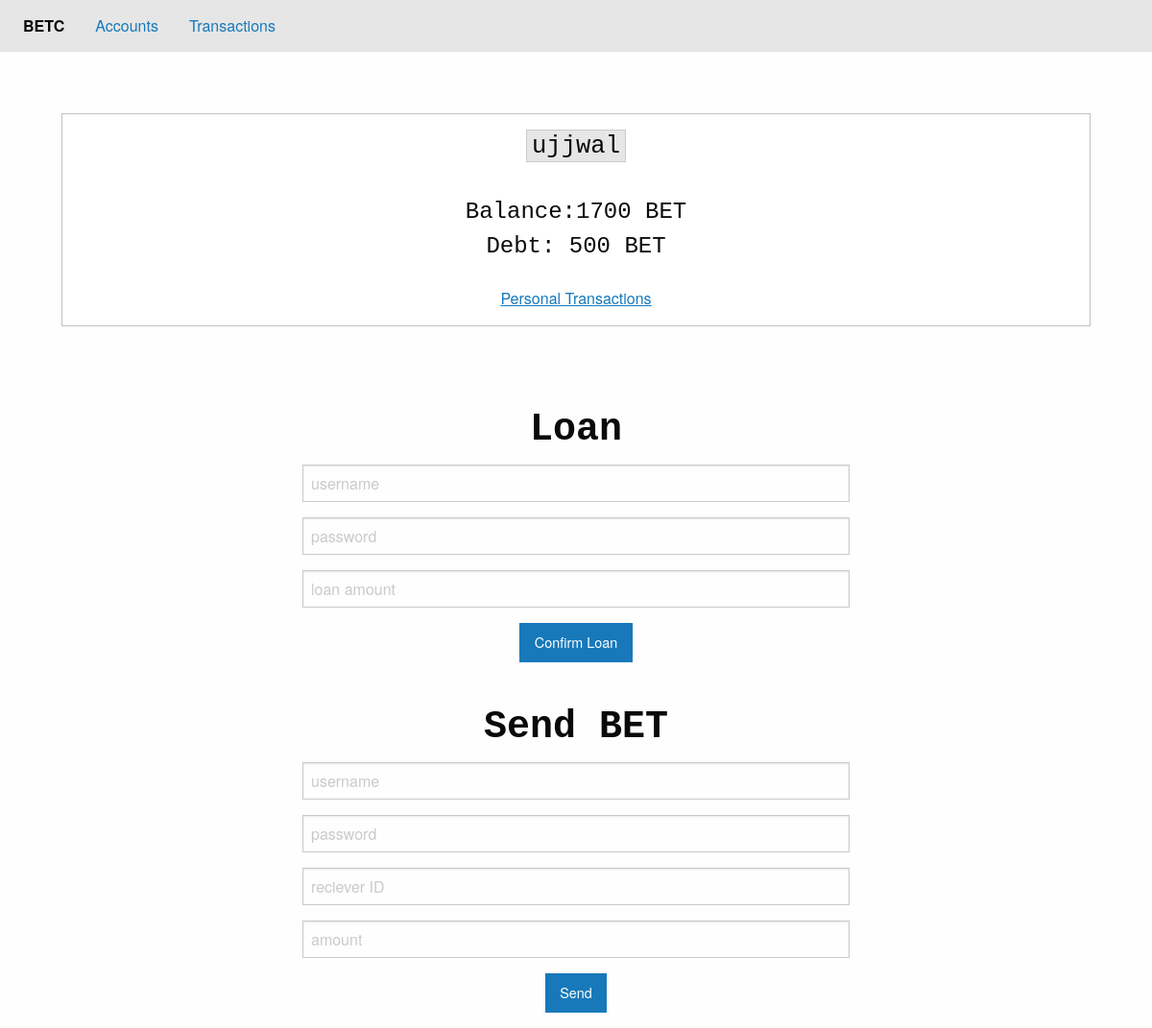
Page /accounts/ujjwal on the earlier database version.
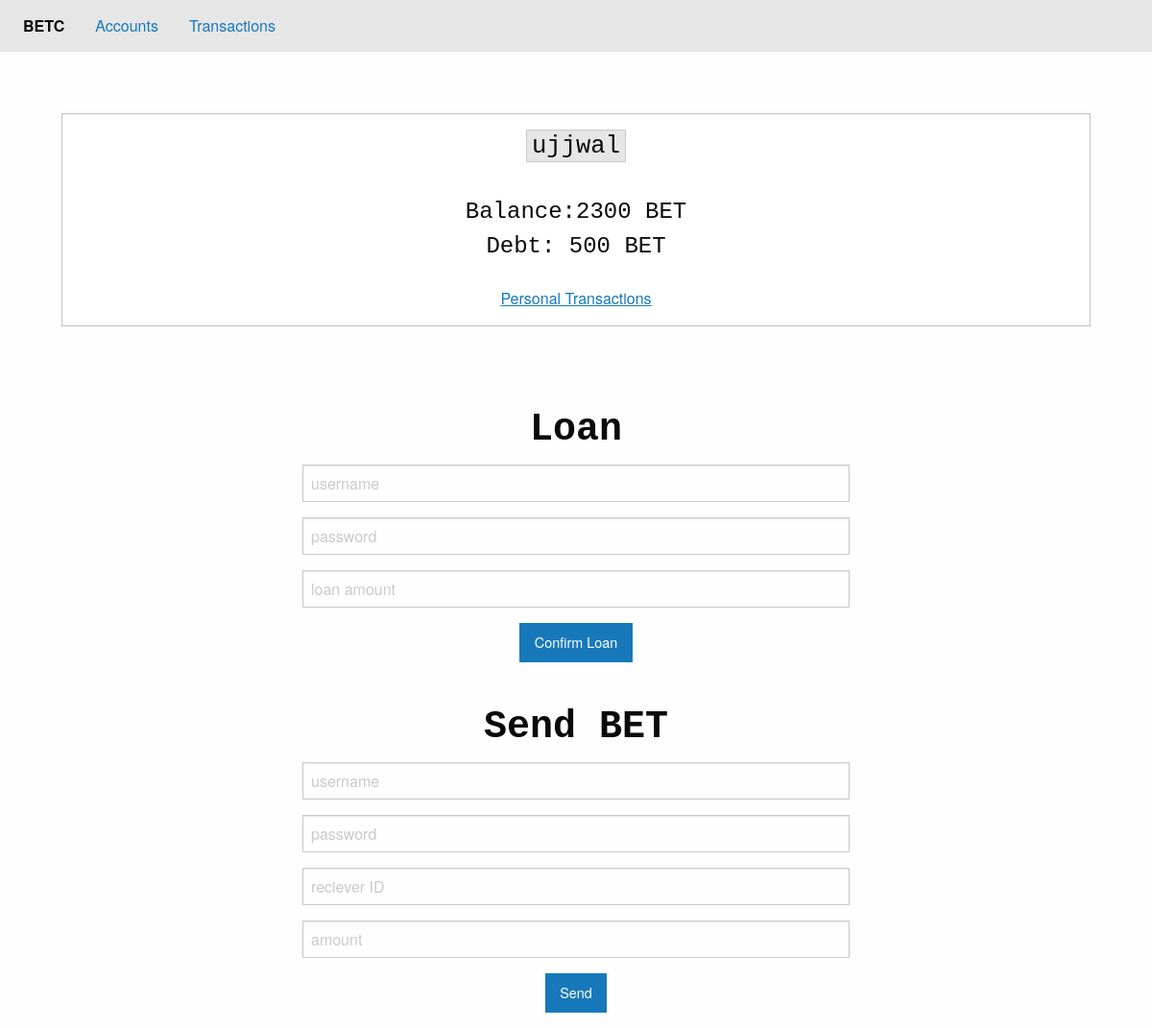
Same page on the later database version.
### app/models.py (models this page shows)
class Wallet(db.Model):
    id = db.Column(db.Integer, primary_key=True)
    username = db.Column(db.String, unique=True, nullable=False)
    password = db.Column(db.String, nullable=False)
    balance = db.Column(db.Integer,nullable=True, default=1000)
    inDept = db.Column(db.Integer, default=0)
    wins = db.Column(db.Integer, default=0)

### app/routes.py (the view)
@app.route("/accounts/<username>")
def getWallet(username):
    try:
        wallet = Wallet.query.filter_by(username=username).first()
        return render_template("wallet.html", wallet=wallet)
    except:
        return "User not found"

### app/templates/wallet.html (shortened to what this page needs)
{% extends "index.html" %}
{% block content %}
<section style="width: 100%; text-align:center; padding: 4rem;">
  <div class="callout">
    <h5><code style="font-size: 1.6rem;">{{ wallet.username }}</code></h5>
    <br>
    <span style="font-size: 1.5rem; font-family:'Courier New', Courier, monospace">Balance:{{wallet.balance}} BET</span>
    <br>
    <span style="font-size: 1.5rem; font-family:'Courier New', Courier, monospace">Debt: 500 BET</span>
    <br>
    <br>
    <a href="/transactions/{{wallet.username}}" style="text-decoration:underline;">Personal Transactions</a>
  </div>
</section>
<form method="POST" action="/loan" style="width: 50%;margin:auto; text-align: center;">
  <h2 style="font-family:'Courier New', Courier, monospace;"> <b> Loan</b></h2>
  <div class="grid-container">
    <div>
      <div>
        <input name="username" type="text" placeholder="username">
      </div>
      <div>
        <input type="password" placeholder="password" name="password">
      </div>
      <div>
        <input type="text" placeholder="loan amount" name="loanValue">
      </div>
      <button type="submit" class="button">Confirm Loan</button>
    </div>
  </div>
</form>
<br>
<form method="POST" action="/send" style="width: 50%;margin:auto; text-align: center;">
  <h2 style="font-family:'Courier New', Courier, monospace;"> <b> Send BET</b></h2>
  <div class="grid-container">
    <div>
      <div>
        <input name="username" type="text" placeholder="username">
      </div>
      <div>
        <input type="password" placeholder="password" name="password">
      </div>
      <div>
        <input type="text" placeholder="reciever ID" name="reciever">
      </div>
      <div>
        <input type="text" placeholder="amount" name="amount">
      </div>
      <button type="submit" class="button">Send</button>
    </div>
  </div>
</form>
{% endblock %}

Differences in the rows shown:
changed Wallet "ujjwal": balance "1700" → "2300"
